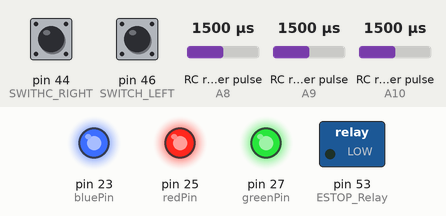
This sketch was run on a simulated Arduino Mega 2560, built with avr-gcc and run on an emulated ATmega2560. Parts: switched loads named in the sketch (green lamp = pin HIGH), output pins drawn as LEDs (lit = HIGH). Wiring (inferred from the names in the program): 3 × RC receiver channel: data A8 / data A9 / data A10. Dashed ring = blinking. The inputs (shaded band) are chosen by the test bench; at power-on: pin 44 (SWITHC_RIGHT) HIGH, pin 46 (SWITCH_LEFT) HIGH, RC receiver pulse (sensors on A10, A8, A9) 1500 µs. What the sketch prints to the serial monitor is not drawn.

Above: at 1.2 s.
1.3 s: pin 44 (SWITHC_RIGHT) pulled LOW for 0.15 s
At 3.1 s:
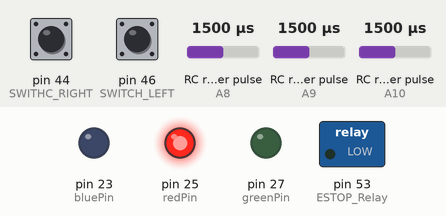
4.3 s: pin 46 (SWITCH_LEFT) pulled LOW for 1 s
At 5.16 s:
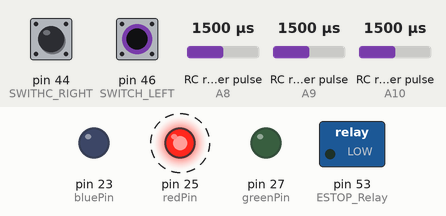
7.3 s: RC receiver pulse (sensor on A10) set to 1479 µs
At 7.9 s:
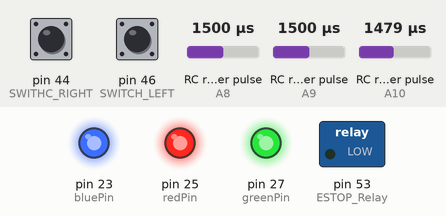
8.8 s: pin 46 (SWITCH_LEFT) pulled LOW for 0.15 s
At 9.9 s:
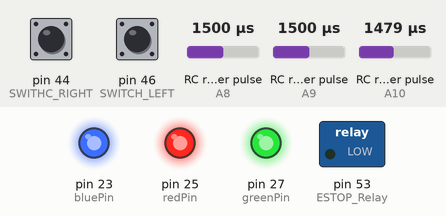
10.4 s: pin 46 (SWITCH_LEFT) pulled LOW for 3.2 s
At 11.1 s:
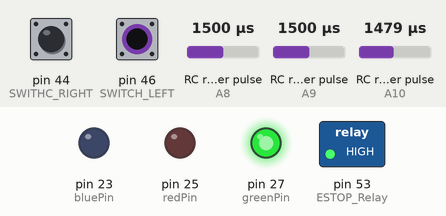
15.1 s: pin 44 (SWITHC_RIGHT) pulled LOW for 3.2 s
At 16.0 s:
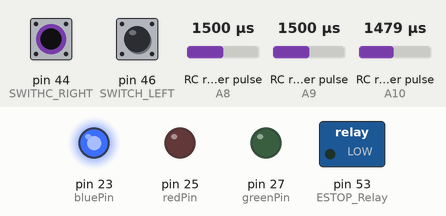
Timing chart, 0 to 19.8 s (numbered marks = the images above; inputs shaded):
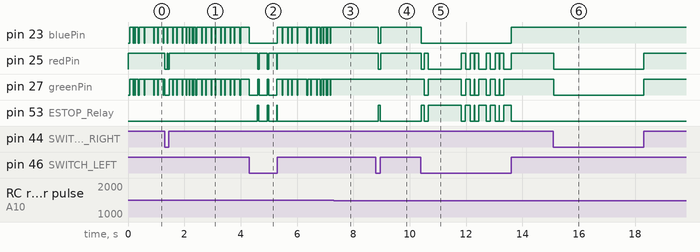

The sketch:

Arduino_Central_Controller.ino
```cpp
#include <EnableInterrupt.h>
//! Message Length Definition:
#define MESSAGE_LENGTH 4
#define SERIAL_PORT_SPEED 115200  // Serial Speed DO NOT CHANGE!

//! Pin Setup: modify by need:
#define RC_CH1_INPUT A8
#define RC_CH2_INPUT A9
#define RC_CH3_INPUT A10
#define SWITCH_LEFT 46
#define SWITHC_RIGHT 44
#define LED_RED 25
#define LED_GREEN 27
#define LED_BLUE 23
#define redPin LED_RED
#define greenPin LED_GREEN
#define bluePin LED_BLUE
#define ESTOP_Relay 53

//! RC CONFIGURATION
#define RC_TOTAL_CHANNELS 3  // TOTAL CHANNELS of RECIEVER, USE 3 for 3pk
#define RC_CH1 0             // DO NOT CHANGE!
#define RC_CH2 1             // DO NOT CHANGE!
#define RC_CH3 2             // DO NOT CHANGE!
#define STEERING RC_CH1      // DO NOT CHANGE!
#define THROTTLE RC_CH2      // DO NOT CHANGE!
#define RE_STOP RC_CH3       // DO NOT CHANGE!

//! Global Variables:
uint16_t rc_values[RC_TOTAL_CHANNELS];
uint32_t rc_start[RC_TOTAL_CHANNELS];
volatile uint16_t rc_shared[RC_TOTAL_CHANNELS];
uint8_t messageOut[MESSAGE_LENGTH];  // [state, steering, throttle]
int ledState = LOW;
unsigned long previousMillis = 0;
unsigned long interval = 100;
int disenage_estop_count = 0;

//! State Machine:
int current_state = 0;
#define EMERGENCY_STOP 0
#define IDLE 1
#define RC_MODE 2
#define AUTONOMOUS_MODE_EN 3

//! ESTOP Seperator:
int ESTOP_INITATOR = -1;  // 1 for physical estop, 2 for wireless estop

//! rc_read_values copies value in memory directly.
void rc_read_values() {
    noInterrupts();  //* Start of the interrupt
    //* memcpy is used for copying stuff from memory directly to achieve speed.
    // BE CAREFUL! REF: void* memcpy( void* dest, const void* src, std::size_t
    // count );
    memcpy((void *)rc_values, (const void *)rc_shared, sizeof(rc_shared));
    interrupts();  //* End of the interrupt
}

//! calc_input is the generic pulse length counter.
void calc_input(uint8_t channel, uint8_t input_pin) {
    if (digitalRead(input_pin) == HIGH) {
        rc_start[channel] = micros();
    } else {
        uint16_t rc_compare = (uint16_t)(micros() - rc_start[channel]);
        rc_shared[channel] = rc_compare;
    }
}

//! The following are channel specific:
void calc_ch1() { calc_input(RC_CH1, RC_CH1_INPUT); }
void calc_ch2() { calc_input(RC_CH2, RC_CH2_INPUT); }
void calc_ch3() { calc_input(RC_CH3, RC_CH3_INPUT); }

//! used for converting the RC obtained pulse to servo's pulse
int pulse2percentage(int inputVal) {
    //* map is used for easier converting 1ms~2ms for remote to 700us~2300us for
    // servo map(value, fromLow, fromHigh, toLow, toHigh)
    int temp = rc_values[inputVal];
    if (temp <= 950) {
        return 0;
    } else if (temp >= 2050) {
        return 0;
    } else {
        int val = map(temp, 1000, 2000, -100, 100);
        return val;
    }
}

//! Used for controlling the state!
void state_check() {
    if (1 < 0) {
        // RESERVE for Physical Emergency STOP Signal!
        digitalWrite(ESTOP_Relay,LOW);
        current_state = EMERGENCY_STOP;
        disenage_estop_count = 0;
        ESTOP_INITATOR = 1;
    } else {
        if (rc_values[RE_STOP] > 1500 || rc_values[RE_STOP] < 900) {
            digitalWrite(ESTOP_Relay,LOW);
            current_state = EMERGENCY_STOP;
            disenage_estop_count = 0;
            ESTOP_INITATOR = 2;
        } else {
            // Serial.print("SWITCH_LEFT: ");
            // Serial.print(digitalRead(SWITCH_LEFT));
            // Serial.print("\t");
            // Serial.print("SWITHC_RIGHT: ");
            // Serial.print(digitalRead(SWITHC_RIGHT));
            // Serial.println("\t");
            if (digitalRead(SWITCH_LEFT) == HIGH &&
                digitalRead(SWITHC_RIGHT) == HIGH) {
                current_state = IDLE;
                digitalWrite(ESTOP_Relay,LOW);
            } else if (digitalRead(SWITCH_LEFT) == LOW &&
                       digitalRead(SWITHC_RIGHT) == HIGH) {
                           disenage_estop_count++;
                if (disenage_estop_count >= 20){
                    current_state = RC_MODE;
                    digitalWrite(ESTOP_Relay,HIGH);
                }
            } else if (digitalRead(SWITCH_LEFT) == HIGH &&
                       digitalRead(SWITHC_RIGHT) == LOW) {
                current_state = AUTONOMOUS_MODE_EN;
                digitalWrite(ESTOP_Relay,LOW);
                //?Preserved for future multiple autonomous mode enable.
            }
        }
    }
}

//! Used for Printing out the Serial Readout:
void print_recieved() {
    Serial.print("STEERING:");
    Serial.print(rc_values[STEERING]);
    Serial.print("\t");
    Serial.print("THROTTLE:");
    Serial.print(rc_values[THROTTLE]);
    Serial.print("\t");
    Serial.print("RE_STOP:");
    Serial.print(rc_values[RE_STOP]);
    Serial.print("\t");
    Serial.print("STEERING output:");
    Serial.print(pulse2percentage(STEERING));
    Serial.print("\t");
    Serial.print("THROTTLE output: ");
    Serial.print("\t");
    Serial.println(pulse2percentage(THROTTLE));
}

//! Serial Message Composer:
void compose_message() {
    messageOut[0] = current_state;
    messageOut[3] = (uint8_t)0;
    if (current_state == EMERGENCY_STOP || current_state == IDLE) {
        messageOut[1] = (uint8_t)0;
        messageOut[2] = (uint8_t)0;
    } else if (current_state == RC_MODE) {
        int temp_steering = pulse2percentage(STEERING);
        int temp_throttle = pulse2percentage(THROTTLE);
        if (temp_steering < 0) {
            temp_steering = -1 * temp_steering + 100;
        }
        if (temp_throttle < 0) {
            temp_throttle = -1 * temp_throttle + 100;
        }

        messageOut[1] = (uint8_t)temp_steering;
        messageOut[2] = (uint8_t)temp_throttle;
    } else if (current_state == AUTONOMOUS_MODE_EN) {
        messageOut[1] = (uint8_t)0;
        messageOut[2] = (uint8_t)0;
    } else {
        Serial.println("Something Fucked up for message composition....");
        messageOut[1] = (uint8_t)0;
        messageOut[2] = (uint8_t)0;
    }
}

void send_message() {
    Serial.println("Sending Message....");
    Serial1.flush();
    Serial2.flush();
    Serial1.write(messageOut, MESSAGE_LENGTH);
    delay(1);
    Serial2.write(messageOut, MESSAGE_LENGTH);
    delay(1);
}

void set_led(int current_state){
    switch (current_state)
    {
        case EMERGENCY_STOP:
            digitalWrite(redPin,HIGH);
            digitalWrite(greenPin,LOW);
            digitalWrite(bluePin,LOW);
            break;

        case IDLE:
            digitalWrite(redPin,HIGH);
            digitalWrite(greenPin,HIGH);
            digitalWrite(bluePin,HIGH);
            break;

        case RC_MODE:
            digitalWrite(redPin,LOW);
            digitalWrite(greenPin,HIGH);
            digitalWrite(bluePin,LOW);
            break;

        case AUTONOMOUS_MODE_EN:
            digitalWrite(redPin,LOW);
            digitalWrite(greenPin,LOW);
            digitalWrite(bluePin,HIGH);
            break;

        default:
            break;
    }
}

//! MAIN SETUP
void setup() {
    Serial.begin(SERIAL_PORT_SPEED);
    Serial2.begin(SERIAL_PORT_SPEED);
    Serial1.begin(SERIAL_PORT_SPEED);
    //* RC Reciever Configuration
    pinMode(RC_CH1_INPUT, INPUT_PULLUP);
    pinMode(RC_CH2_INPUT, INPUT_PULLUP);
    pinMode(RC_CH3_INPUT, INPUT_PULLUP);
    enableInterrupt(RC_CH1_INPUT, calc_ch1, CHANGE);
    enableInterrupt(RC_CH2_INPUT, calc_ch2, CHANGE);
    enableInterrupt(RC_CH3_INPUT, calc_ch3, CHANGE);

    //* Switch Configuration
    pinMode(SWITCH_LEFT, INPUT_PULLUP);
    pinMode(SWITHC_RIGHT, INPUT_PULLUP);

    //* LED CONFIGURATION
    pinMode(redPin, OUTPUT);
    pinMode(greenPin, OUTPUT);
    pinMode(bluePin, OUTPUT);
    pinMode(ESTOP_Relay, OUTPUT);
}

//! MAIN LOOP
void loop() {
    unsigned long currentMillis = millis();
    rc_read_values();
    state_check();
    switch (current_state) {
        case EMERGENCY_STOP:
            compose_message();
            send_message();
            set_led(current_state);
            Serial.print("EMERGENCY STOP! EMERGENCY STOP! EMERGENCY STOP! \t");
            if (ESTOP_INITATOR == 1) {
                Serial.println("Physical Button!");
            } else if (ESTOP_INITATOR == 2) {
                Serial.println("Remote!");
            } else {
                Serial.println("System Fucked UP!!!");  // Should never get
                                                        // here, but whatever!
            }
            break;

        case IDLE:
            compose_message();
            send_message();
            set_led(current_state);
            Serial.println("NO MODE SET!!! ROBOT IDLE!!!");
            break;

        case RC_MODE:
            compose_message();
            send_message();
            set_led(current_state);
            Serial.println("Remote Control Mode!!!");
            print_recieved();
            break;

        case AUTONOMOUS_MODE_EN:
            compose_message();
            send_message();
            set_led(current_state);
            Serial.println("AUTONOMOUS Mode Enabled!!!");
            break;
        default:
            break;
    }
}
```

Measured:
- the behaviour switches between 1495 and 1494 µs on RC receiver pulse (sensor on A10) (found by bisection; images 2 and 3)
- after the input at 1.3 s, pin 25 (redPin): alternates HIGH for 0.02 s and LOW for 0.07 s, 4 changes in all, then stays HIGH, starting at once
- after the input at 4.3 s, pin 25 (redPin): alternates HIGH for 0.29 s and LOW for 0.05 s, 6 changes in all, then stays HIGH, starting after 0.30 s; pin 53 (ESTOP_Relay): alternates HIGH for 0.05 s and LOW for 0.29 s, 6 changes in all, then stays LOW, starting after 0.29 s
- after the input at 7.3 s, pin 23 (bluePin), pin 27 (greenPin): stops changing and stays HIGH
- after the input at 8.8 s, pin 23 (bluePin), pin 25 (redPin): HIGH → LOW after 0.09 s, → HIGH 0.07 s later; pin 53 (ESTOP_Relay): LOW → HIGH after 0.08 s, → LOW 0.07 s later
- after the input at 10.4 s, pin 23 (bluePin): HIGH → LOW at once, → HIGH 3.2 s later; pin 25 (redPin): HIGH → LOW at once, → HIGH 0.11 s later, → LOW 0.15 s later, → HIGH 1.2 s later, … (16 changes in this stretch)
- after the input at 15.1 s, pin 25 (redPin), pin 27 (greenPin): HIGH → LOW at once, → HIGH 3.2 s later
